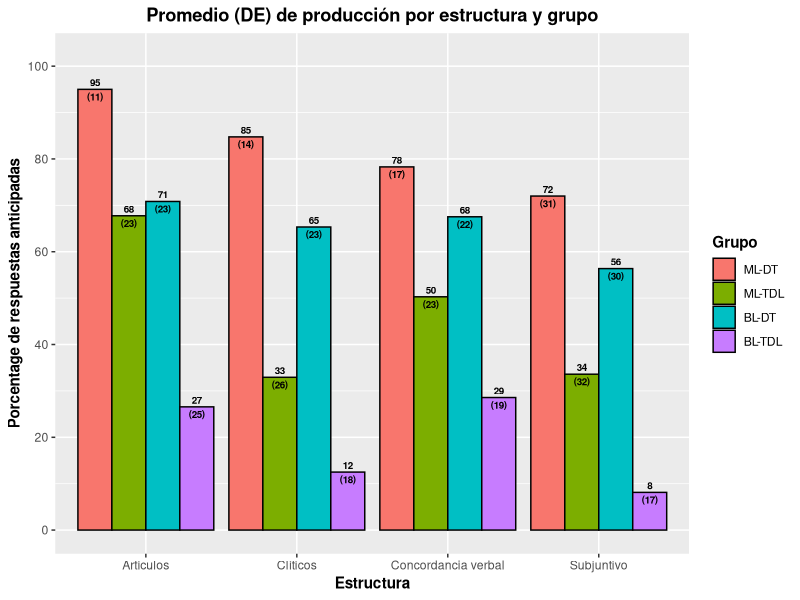
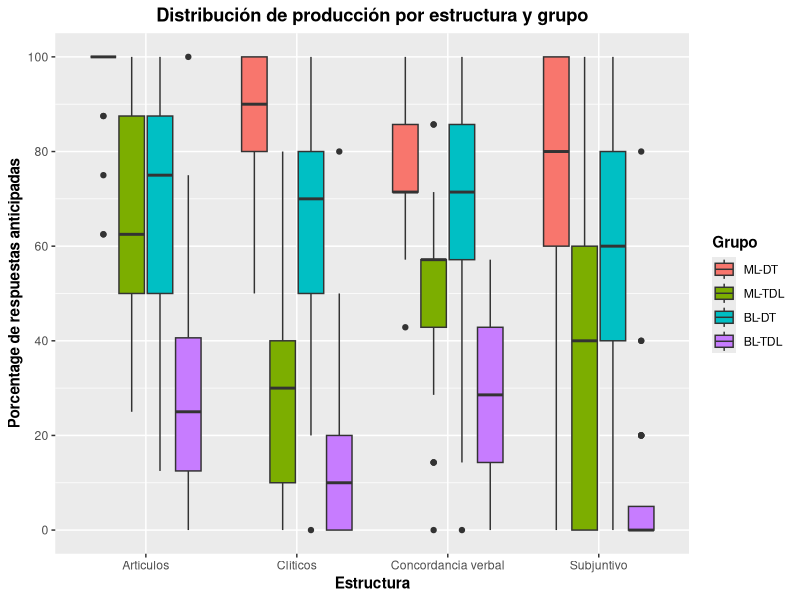
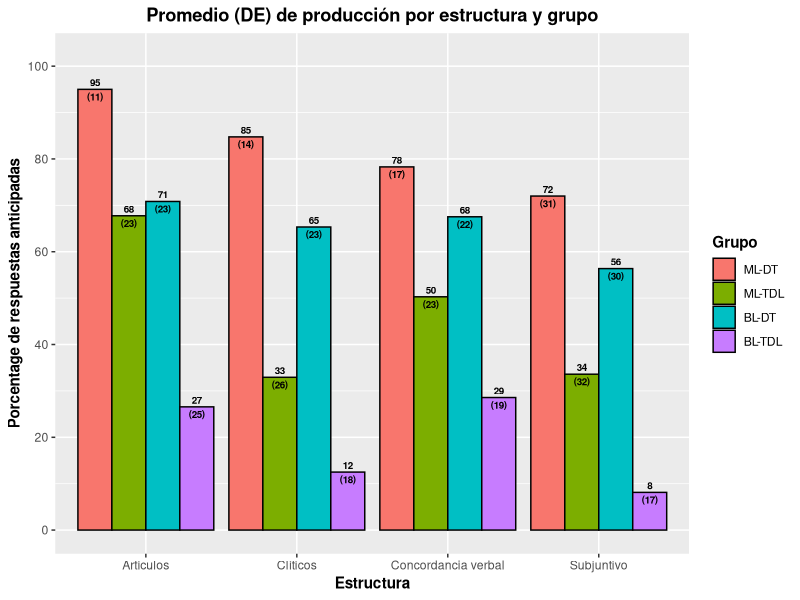
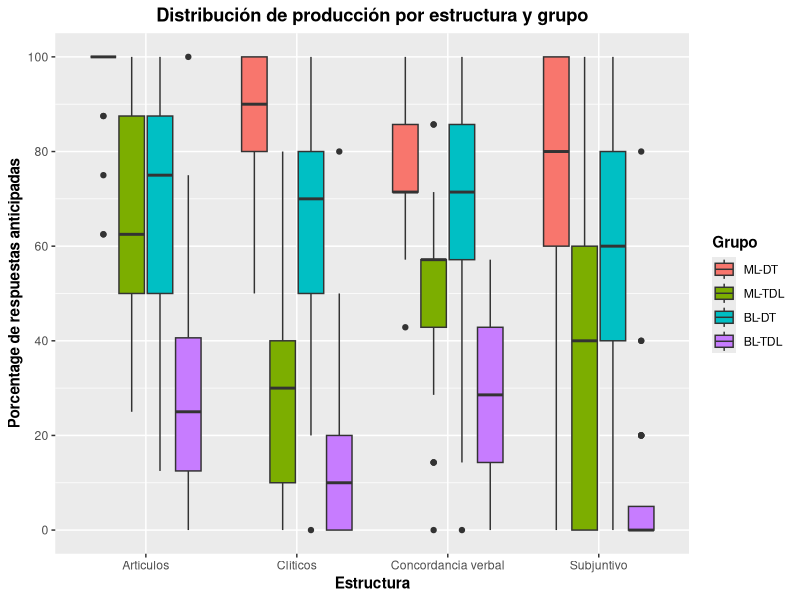

Write R code to recreate these figures, in order.
library(here)
library(tidyverse)
library(patchwork)


# Load data
Data <- read_csv(here("CSV Files", "Aggregated Long Data.csv")) %>% 
  drop_na(Structure)
Data$Group <- factor(Data$Group, levels = c("ML-TD", "ML-DLD", "BL-TD", "BL-DLD"))
Data$Structure <- factor(Data$Structure, levels = c("Articles", "Clitics", "Verbal Agreement", "Subjunctive"))



# Prepare averages by structures
Master_Bar <- Data %>% 
  group_by(Group, Structure) %>%
  summarize(Total_Accuracy = sum(Accuracy, na.rm = TRUE),
            Total_Responses = sum(!is.na(Accuracy)),
            Ratio = Total_Accuracy/Total_Responses) %>% 
  mutate(Ratio = (Ratio*100))

Master_Box <- Data %>% 
  group_by(Code, Group, Structure) %>%
  summarize(Total_Accuracy = sum(Accuracy, na.rm = TRUE),
            Total_Responses = sum(!is.na(Accuracy)),
            Ratio = Total_Accuracy/Total_Responses) %>% 
  mutate(Ratio = (Ratio*100))


# Summary of SDs for bar graph
Master_Bar_Summary <- Master_Box %>%
  group_by(Structure, Group) %>%
  summarise(Average = mean(Ratio, na.rm = TRUE), 
            SD = sd(Ratio, na.rm = TRUE), 
            .groups = "drop")


# Create bar graph
Bar_Graph <- Master_Bar_Summary %>% 
  ggplot(aes(x = Structure, y = Average, fill = Group)) + 
  geom_bar(position = "dodge", color = "black", stat = "identity") +
  scale_y_continuous(breaks = seq(0, 100, 20), limits = c(0, 102)) +
  geom_text(aes(label = paste0(round(Average), "\n(", round(SD), ")")),
            position = position_dodge(width = .9),
            vjust = 0.5,
            size = 2.5,
            fontface = "bold") +
  scale_x_discrete(labels = c("Artículos", "Clíticos", "Concordancia verbal", "Subjuntivo")) +
  scale_fill_discrete(labels = c("ML-DT", "ML-TDL", "BL-DT", "BL-TDL")) +
  labs(x = "Estructura",
       y = "Porcentage de respuestas anticipadas",
       fill = "Grupo",
       title = "Promedio (DE) de producción por estructura y grupo") +
  theme(axis.title = element_text(face = "bold"),
        plot.title = element_text(hjust = 0.5, face = "bold"),
        legend.title = element_text(face = "bold"),
        strip.text = element_text(face = "bold"),
        strip.text.x = element_text(face = "bold"))

Bar_Graph

ggsave(filename = here("Conferences", "SIUS", "Graphs", "Bar Graph.pdf"),
       plot = Bar_Graph,
       device = "pdf",
       width = 8,
       height = 3,
       units = "in")


# Generate boxplot
Boxplot <- Master_Box %>% 
  ggplot(aes(x = Structure, y = Ratio, fill = Group)) +
  geom_boxplot() +
  scale_y_continuous(breaks = seq (0, 100, 20),
                     limits = c(0, 100)) +
  scale_x_discrete(labels = c("Artículos", "Clíticos", "Concordancia verbal", "Subjuntivo")) +
  scale_fill_discrete(labels = c("ML-DT", "ML-TDL", "BL-DT", "BL-TDL")) +
  labs(x = "Estructura",
       y = "Porcentage de respuestas anticipadas",
       fill = "Grupo",
       title = "Distribución de producción por estructura y grupo") +
  theme(axis.title = element_text(face = "bold"),
        plot.title = element_text(hjust = 0.5, face = "bold"),
        legend.title = element_text(face = "bold"),
        strip.text = element_text(face = "bold"),
        strip.text.x = element_text(face = "bold"))

Boxplot

ggsave(filename = here("Conferences", "SIUS", "Graphs", "Boxplot.pdf"),
       plot = Boxplot,
       device = "pdf",
       width = 8,
       height = 3,
       units = "in")
